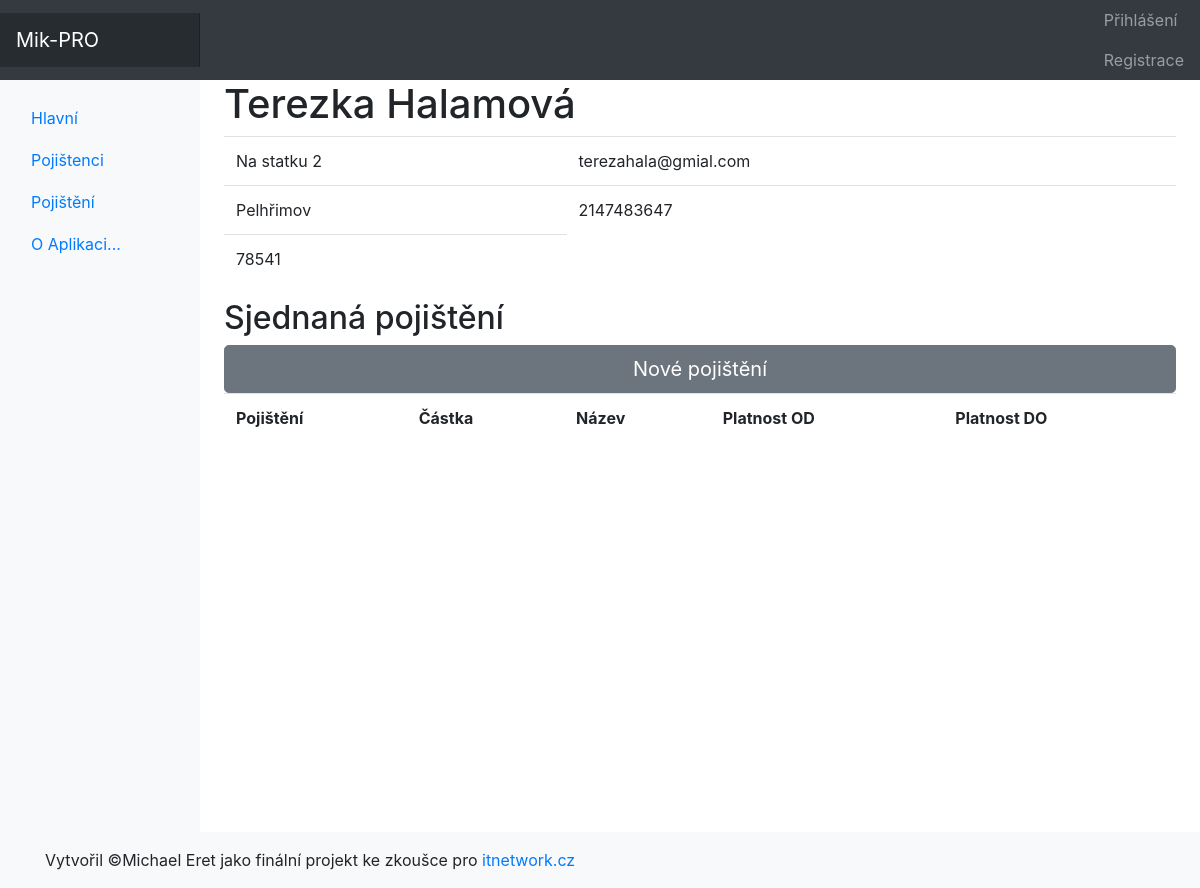
Page /pojistenci/191 on the committed database.
### tables this page shows
CREATE TABLE `pojistenci` (
  `id_pojistence` int(11) NOT NULL,
  `jmeno` varchar(255) NOT NULL,
  `prijmeni` varchar(255) NOT NULL,
  `email` varchar(255) NOT NULL,
  `telefon` int(12) NOT NULL,
  `ulice` varchar(255) NOT NULL,
  `mesto` varchar(255) NOT NULL,
  `psc` int(6) NOT NULL
);

### index.php (called while the page is built, shortened)
<?php
$smerovac = new SmerovacKontroler();
$smerovac->zpracuj(array($_SERVER['REQUEST_URI']));
$smerovac->vypisPohled();

### modely/Db.php (called while the page is built, shortened)
<?php
class Db {
    private static $spojeni;
    private static array $nastaveni = array(
		PDO::ATTR_ERRMODE => PDO::ERRMODE_EXCEPTION,
		PDO::MYSQL_ATTR_INIT_COMMAND => "SET NAMES utf8",
		PDO::ATTR_EMULATE_PREPARES => false,
	);
    public static function pripoj(string $host, string $uzivatel, string $heslo, string $databaze) : void
    {
		if (!isset(self::$spojeni)) {
			self::$spojeni = @new PDO(
				"mysql:host=$host;dbname=$databaze",
				$uzivatel,
				$heslo,
				self::$nastaveni
			);
		}
	}
    public static function dotazJeden(string $dotaz, array $parametry = array()) : array|bool
    {
		$navrat = self::$spojeni->prepare($dotaz);
		$navrat->execute($parametry);
		return $navrat->fetch();
	}
}

### modely/SpravcePojistencu.php (called while the page is built, shortened)
<?php
class SpravcePojistencu
{
    public function detailPojistnik(int $id_pojistence): array
    {
        return Db::dotazJeden('
    SELECT id_pojistence, jmeno, prijmeni, email, telefon, ulice, mesto, psc
    FROM pojistenci
    WHERE id_pojistence = ?
    ', array($id_pojistence));
    }
}

### kontrolery/PojistenciKontroler.php (called while the page is built, shortened)
<?php
class PojistenciKontroler extends Kontroler
{
    public function zpracuj(array $parametry): void
    {
        $spravcePojistencu = new SpravcePojistencu();
        if (!empty($parametry[0])) {
            $pojistnik = $spravcePojistencu->detailPojistnik($parametry[0]);
        } else {
            $pojistenci = $spravcePojistencu->vypisAll();
            $this->data['pojistenci'] = $pojistenci;
            $this->pohled = 'pojistenci';
        }
    }
}

### kontrolery/SmerovacKontroler.php (called while the page is built, shortened)
<?php
class SmerovacKontroler extends Kontroler
{
    protected Kontroler $kontroler;
    private function pomlckyDOVelbloudiNotace(string $text): string
    {
        $veta = str_replace('-', ' ', $text);
        $veta = ucwords($veta);
        $veta = str_replace(' ', '', $veta);
        return $veta;
    }
    private function parsujURL(string $url): array
    {
        $naparsovanaURL = parse_url($url);
        $naparsovanaURL["path"] = ltrim($naparsovanaURL["path"], "/");
        $naparsovanaURL["path"] = trim($naparsovanaURL["path"]);
        $rozdelenaCesta = explode("/", $naparsovanaURL["path"]);
        return $rozdelenaCesta;
    }
    public function zpracuj(array $parametry): void
    {
        $naparsovanaURL = $this->parsujURL($parametry[0]);
        $tridaKontroleru = $this->pomlckyDOVelbloudiNotace(array_shift($naparsovanaURL)) . 'Kontroler';
        if (file_exists('kontrolery/' . $tridaKontroleru . '.php')) {
            $this->kontroler = new $tridaKontroleru;
        } else {
            $this->presmeruj('chyba');
        }
        $this->kontroler->zpracuj($naparsovanaURL);
    }
}

### pohledy/pojistnik.phtml (the view, shortened to what this page needs)
<header>
    <h1><?= htmlspecialchars($jmeno) ?> <?= htmlspecialchars($prijmeni) ?></h1>
</header>
<section>
    <table class="table">
        <tr>
            <td><?= htmlspecialchars($ulice) ?></td>
            <td><?= htmlspecialchars($email) ?></td>
        </tr>
        <tr>
            <td><?= htmlspecialchars($mesto) ?></td>
            <td><?= htmlspecialchars($telefon) ?></td>
        </tr>
        <tr>
            <td><?= htmlspecialchars($psc) ?></td>
        </tr>
    </table>
    <h2>Sjednaná pojištění </h2>
    <a href="vlozitpoj/<?= htmlspecialchars($id_pojistence) ?>">
        <button type="button" class="btn btn-secondary btn-lg btn-block">Nové pojištění</button>
    </a>
    <table class="table">
        <tr>
            <th>Pojištění</th>
            <th>Částka</th>
            <th>Název</th>
            <th>Platnost OD</th>
            <th>Platnost DO</th>
        </tr>
    </table>
</section>

### rows in the picture
pojistenci: jmeno "Terezka", prijmeni "Halamová", ulice "Na statku 2", email "terezahala@gmial.com", mesto "Pelhřimov", telefon "2147483647", psc "78541"
